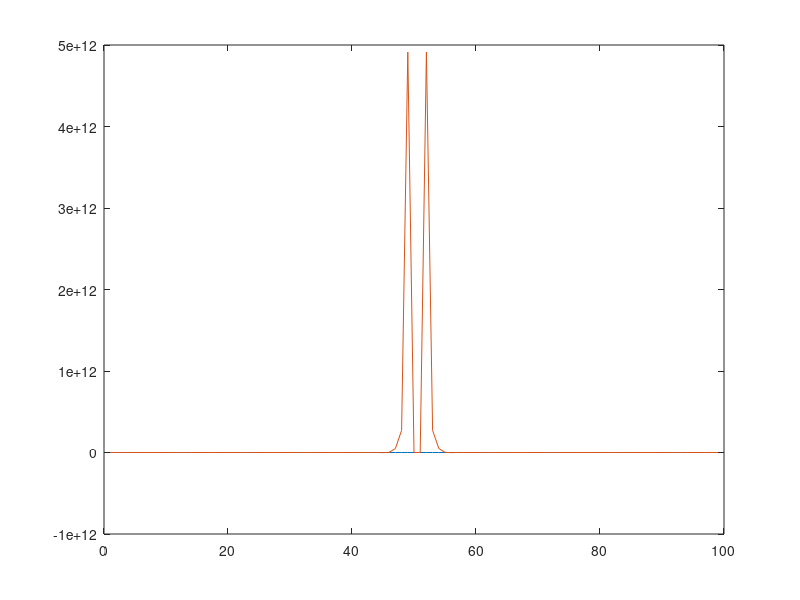

Write MATLAB code to recreate this figure.
data = [1,0;0.9795918367346946,0.0036271008909605005;0.9591836734693885,0.005827545497610282;0.9387755102040823,0.00866095231176361;0.9183673469387762,0.012042986513815182;0.89795918367347,0.013918439016377411;0.8775510204081639,0.015895742654282022;0.8571428571428578,0.017962498480783386;0.8367346938775516,0.020109501087833;0.8163265306122455,0.022325044955633106;0.7959183673469393,0.024595515942785636;0.7755102040816332,0.02690892296142401;0.755102040816327,0.029251703135031223;0.7346938775510209,0.03161180870029256;0.7142857142857147,0.03396793563634966;0.6938775510204086,0.036332042651604605;0.6734693877551025,0.03861693596530593;0.6530612244897963,0.04094017608802149;0.6326530612244902,0.0410479203070334;0.612244897959184,0.04237371100620749;0.5918367346938779,0.04803790512720483;0.5714285714285717,0.041428648473998964;0.5510204081632656,0.05283644208328468;0.5306122448979594,0.08071510431929446;0.5102040816326533,-0.11022066721408115;0.48979591836734715,0.519770335464207;0.469387755102041,-0.6772264921596829;0.44897959183673486,-0.5228071046864866;0.4285714285714287,7.677359404501204;0.40816326530612257,-29.333099441341293;0.3877551020408164,73.6146183822235;0.3673469387755103,-98.80897636737866;0.34693877551020413,-125.4977743128174;0.326530612244898,1298.457950202371;0.30612244897959184,-5411.557434830549;0.2857142857142857,17318.963513161074;0.26530612244897955,-47166.620675911996;0.24489795918367344,113368.44811672482;0.22448979591836732,-249152.2890118329;0.2040816326530612,555281.5506544384;0.18367346938775508,-1648774.2254559726;0.16326530612244897,8082144.16317711;0.14285714285714285,-51640052.57179157;0.12244897959183672,319492123.2321222;0.1020408163265306,-1523175598.504135;0.08163265306122448,1745291449.2549593;0.061224489795918366,49326342677.94385;0.04081632653061224,271461991054.13132;0.02040816326530612,4912727015513.696;0,0.004611;0,0;0.02040816326530612,4912727015513.647;0.04081632653061224,271461991054.0679;0.061224489795918366,49326342677.866745;0.08163265306122448,1745291449.1656697;0.1020408163265306,-1523175598.5989354;0.12244897959183672,319492123.1323875;0.14285714285714285,-51640052.67593022;0.16326530612244897,8082144.055156166;0.18367346938775508,-1648774.3368310106;0.2040816326530612,555281.4364648932;0.22448979591836732,-249152.40546694215;0.24489795918367344,113368.32995052061;0.26530612244897955,-47166.73999886412;0.2857142857142857,17318.843583231548;0.30612244897959184,-5411.6774318103635;0.326530612244898,1298.3384110944933;0.34693877551020413,-125.61635070251761;0.3673469387755103,-98.92756543376399;0.3877551020408164,73.49740839891244;0.40816326530612257,-29.44847119371443;0.4285714285714287,7.564252981858218;0.44897959183673486,-0.6332528964912891;0.469387755102041,-0.7876882538122623;0.48979591836734715,0.4122784471777127;0.5102040816326533,-0.2144109416186375;0.5306122448979594,-0.01987792018646327;0.5510204081632656,-0.047743526772466884;0.5714285714285717,-0.055335940624907515;0.5918367346938779,-0.04468005764590497;0.612244897959184,-0.04610322452804791;0.6326530612244902,-0.04302702131269021;0.6530612244897963,-0.04312896032497772;0.6734693877551025,-0.040949787975614785;0.6938775510204086,-0.03863297882301218;0.7142857142857147,-0.03632403399916384;0.7346938775510209,-0.03396894008529636;0.755102040816327,-0.03160912115958459;0.7755102040816332,-0.029249841498895108;0.7959183673469393,-0.02690753093597716;0.8163265306122455,-0.024595041635446537;0.8367346938775516,-0.022325502154426944;0.8571428571428578,-0.020110498093212553;0.8775510204081639,-0.01796374277216576;0.89795918367347,-0.015895438993226603;0.9183673469387762,-0.01391498651457562;0.9387755102040823,-0.010288952312131623;0.9591836734693885,-0.00716954549762763;0.9795918367346946,-0.0046431008909612655];

plot(data)